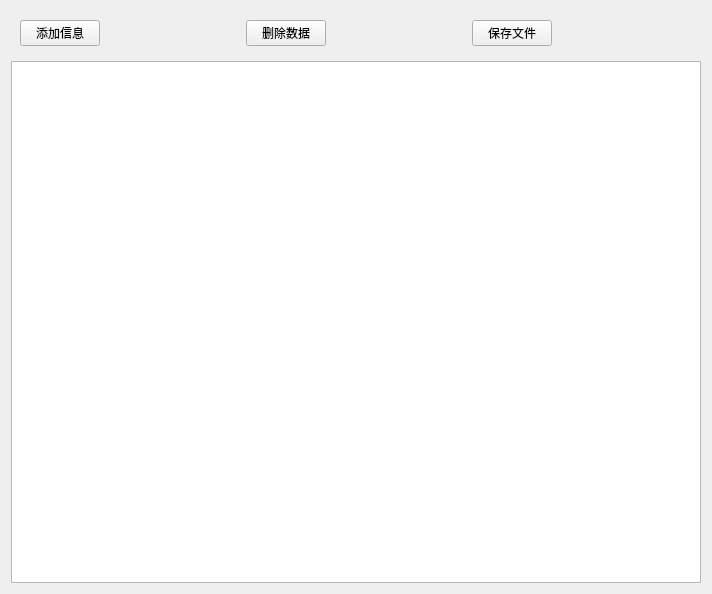
<?xml version="1.0" encoding="UTF-8"?>
<ui version="4.0">
 <class>Widget</class>
 <widget class="QWidget" name="Widget">
  <property name="geometry">
   <rect>
    <x>0</x>
    <y>0</y>
    <width>712</width>
    <height>594</height>
   </rect>
  </property>
  <property name="windowTitle">
   <string>Widget</string>
  </property>
  <layout class="QVBoxLayout" name="verticalLayout">
   <item>
    <widget class="QWidget" name="widget" native="true">
     <layout class="QHBoxLayout" name="horizontalLayout">
      <item>
       <widget class="QPushButton" name="pushButton_3">
        <property name="text">
         <string>添加信息</string>
        </property>
       </widget>
      </item>
      <item>
       <spacer name="horizontalSpacer">
        <property name="orientation">
         <enum>Qt::Horizontal</enum>
        </property>
        <property name="sizeHint" stdset="0">
         <size>
          <width>40</width>
          <height>20</height>
         </size>
        </property>
       </spacer>
      </item>
      <item>
       <widget class="QPushButton" name="pushButton">
        <property name="text">
         <string>删除数据</string>
        </property>
       </widget>
      </item>
      <item>
       <spacer name="horizontalSpacer_2">
        <property name="orientation">
         <enum>Qt::Horizontal</enum>
        </property>
        <property name="sizeHint" stdset="0">
         <size>
          <width>40</width>
          <height>20</height>
         </size>
        </property>
       </spacer>
      </item>
      <item>
       <widget class="QPushButton" name="pushButton_2">
        <property name="text">
         <string>保存文件</string>
        </property>
       </widget>
      </item>
      <item>
       <spacer name="horizontalSpacer_3">
        <property name="orientation">
         <enum>Qt::Horizontal</enum>
        </property>
        <property name="sizeHint" stdset="0">
         <size>
          <width>40</width>
          <height>20</height>
         </size>
        </property>
       </spacer>
      </item>
     </layout>
    </widget>
   </item>
   <item>
    <widget class="QTableWidget" name="tableWidget">
     <property name="styleSheet">
      <string notr="true"/>
     </property>
     <attribute name="horizontalHeaderVisible">
      <bool>true</bool>
     </attribute>
     <attribute name="horizontalHeaderStretchLastSection">
      <bool>true</bool>
     </attribute>
    </widget>
   </item>
  </layout>
 </widget>
 <resources/>
 <connections/>
</ui>
